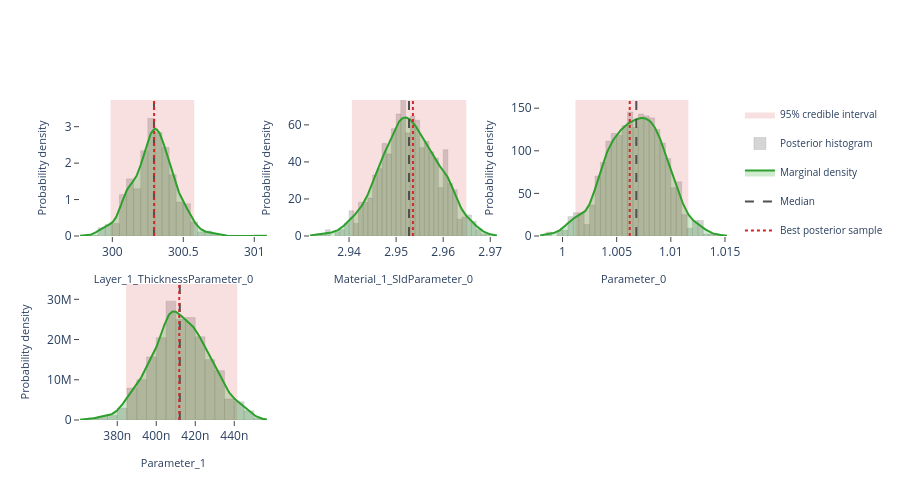

The code cell stored with this chart in its notebook:
### Markdown cell above
## Interactive posterior plots

The next three cells render the same Plotly figures that are shown on the
Bayesian Posterior tab of the EasyReflectometryApp:

* **Marginals** — per-parameter distribution: histogram + smooth KDE marginal,
  shaded 95% credible interval, and median / best-sample lines
  (`plot_distribution` or `posterior.distribution()`)
* **Corner plot** — pairwise marginals + 2-D contours + scatter (`plot_corner`)
* **Traces** — per-chain trace + marginal histogram (`plot_trace`)

The standalone helpers are called with ``return_figure=True`` so they return a
Plotly ``Figure`` that we render in the notebook with ``fig.show()``; the
``PosteriorResults`` methods return the figure directly.

### Code cell
# ---- Marginal posterior distributions ---------------------------------------
# One panel per free parameter, each overlaying the posterior histogram, a
# smooth Gaussian-KDE marginal, the shaded 95% credible interval, and the
# median / best-sample reference lines.  Mirrors the "Marginals" sub-tab in
# the EasyReflectometryApp.

# The PosteriorResults method passes ``logp`` through automatically so the
# best posterior sample (MAP) line is drawn:
fig = posterior.distribution()
fig.show()

# Standalone equivalent (pass ``logp`` to get the best-sample line):
# fig = plot_distribution(
#     posterior.draws,
#     posterior.param_names,
#     logp=posterior.logp,
#     return_figure=True,
# )
# fig.show()

### Figure 1 — Plotly figure (JSON) as saved in the notebook; plotly's stock layout.template omitted (floating-point values rounded to 4 significant figures; data arrays with more than 128 entries replaced by an {"elided": "..."} marker saying what was removed)
{"data": [{"fill": "toself", "fillcolor": "rgba(214, 39, 40, 0.14)", "hoverinfo": "skip", "legendgroup": "95% credible interval", "line": {"color": "rgba(214, 39, 40, 0.14)", "width": 0}, "mode": "lines", "name": "95% credible interval", "showlegend": true, "type": "scatter", "x": [300.0, 300.6, 300.6, 300.0, 300.0], "xaxis": "x", "y": [0.0, 0.0, 3.732, 3.732, 0.0], "yaxis": "y"}, {"histnorm": "probability density", "hovertemplate": "sample=%{x:.4f}<br>density: %{y:.2f}<extra></extra>", "legendgroup": "histogram", "marker": {"color": "rgba(120, 120, 120, 0.38)", "line": {"color": "rgba(120, 120, 120, 0.24)", "width": 1}}, "name": "Posterior histogram", "nbinsx": 40, "opacity": 0.82, "showlegend": true, "type": "histogram", "x": {"elided": "880 float values"}, "xaxis": "x", "yaxis": "y"}, {"fill": "tozeroy", "fillcolor": "rgba(44, 160, 44, 0.22)", "hovertemplate": "Layer_1_ThicknessParameter_0: %{x:.4f}<br>density: %{y:.4f}<extra></extra>", "legendgroup": "marginal", "line": {"color": "rgb(44, 160, 44)", "width": 2}, "mode": "lines", "name": "Marginal density", "showlegend": true, "type": "scatter", "x": {"elided": "256 float values"}, "xaxis": "x", "y": {"elided": "256 float values"}, "yaxis": "y"}, {"hovertemplate": "Median: %{x:.4f}<extra></extra>", "legendgroup": "Median", "line": {"color": "rgb(80, 80, 80)", "dash": "dash", "width": 2}, "mode": "lines", "name": "Median", "showlegend": true, "type": "scatter", "x": [300.3, 300.3], "xaxis": "x", "y": [0.0, 3.732], "yaxis": "y"}, {"hovertemplate": "Best posterior sample: %{x:.4f}<extra></extra>", "legendgroup": "Best posterior sample", "line": {"color": "rgb(214, 39, 40)", "dash": "dot", "width": 2}, "mode": "lines", "name": "Best posterior sample", "showlegend": true, "type": "scatter", "x": [300.3, 300.3], "xaxis": "x", "y": [0.0, 3.732], "yaxis": "y"}, {"fill": "toself", "fillcolor": "rgba(214, 39, 40, 0.14)", "hoverinfo": "skip", "legendgroup": "95% credible interval", "line": {"color": "rgba(214, 39, 40, 0.14)", "width": 0}, "mode": "lines", "name": "95% credible interval", "showlegend": false, "type": "scatter", "x": [2.941, 2.965, 2.965, 2.941, 2.941], "xaxis": "x2", "y": [0.0, 0.0, 73.44, 73.44, 0.0], "yaxis": "y2"}, {"histnorm": "probability density", "hovertemplate": "sample=%{x:.4f}<br>density: %{y:.2f}<extra></extra>", "legendgroup": "histogram", "marker": {"color": "rgba(120, 120, 120, 0.38)", "line": {"color": "rgba(120, 120, 120, 0.24)", "width": 1}}, "name": "Posterior histogram", "nbinsx": 40, "opacity": 0.82, "showlegend": false, "type": "histogram", "x": {"elided": "880 float values"}, "xaxis": "x2", "yaxis": "y2"}, {"fill": "tozeroy", "fillcolor": "rgba(44, 160, 44, 0.22)", "hovertemplate": "Material_1_SldParameter_0: %{x:.4f}<br>density: %{y:.4f}<extra></extra>", "legendgroup": "marginal", "line": {"color": "rgb(44, 160, 44)", "width": 2}, "mode": "lines", "name": "Marginal density", "showlegend": false, "type": "scatter", "x": {"elided": "256 float values"}, "xaxis": "x2", "y": {"elided": "256 float values"}, "yaxis": "y2"}, {"hovertemplate": "Median: %{x:.4f}<extra></extra>", "legendgroup": "Median", "line": {"color": "rgb(80, 80, 80)", "dash": "dash", "width": 2}, "mode": "lines", "name": "Median", "showlegend": false, "type": "scatter", "x": [2.953, 2.953], "xaxis": "x2", "y": [0.0, 73.44], "yaxis": "y2"}, {"hovertemplate": "Best posterior sample: %{x:.4f}<extra></extra>", "legendgroup": "Best posterior sample", "line": {"color": "rgb(214, 39, 40)", "dash": "dot", "width": 2}, "mode": "lines", "name": "Best posterior sample", "showlegend": false, "type": "scatter", "x": [2.954, 2.954], "xaxis": "x2", "y": [0.0, 73.44], "yaxis": "y2"}, {"fill": "toself", "fillcolor": "rgba(214, 39, 40, 0.14)", "hoverinfo": "skip", "legendgroup": "95% credible interval", "line": {"color": "rgba(214, 39, 40, 0.14)", "width": 0}, "mode": "lines", "name": "95% credible interval", "showlegend": false, "type": "scatter", "x": [1.001, 1.012, 1.012, 1.001, 1.001], "xaxis": "x3", "y": [0.0, 0.0, 159.6, 159.6, 0.0], "yaxis": "y3"}, {"histnorm": "probability density", "hovertemplate": "sample=%{x:.4f}<br>density: %{y:.2f}<extra></extra>", "legendgroup": "histogram", "marker": {"color": "rgba(120, 120, 120, 0.38)", "line": {"color": "rgba(120, 120, 120, 0.24)", "width": 1}}, "name": "Posterior histogram", "nbinsx": 40, "opacity": 0.82, "showlegend": false, "type": "histogram", "x": {"elided": "880 float values"}, "xaxis": "x3", "yaxis": "y3"}, {"fill": "tozeroy", "fillcolor": "rgba(44, 160, 44, 0.22)", "hovertemplate": "Parameter_0: %{x:.4f}<br>density: %{y:.4f}<extra></extra>", "legendgroup": "marginal", "line": {"color": "rgb(44, 160, 44)", "width": 2}, "mode": "lines", "name": "Marginal density", "showlegend": false, "type": "scatter", "x": {"elided": "256 float values"}, "xaxis": "x3", "y": {"elided": "256 float values"}, "yaxis": "y3"}, {"hovertemplate": "Median: %{x:.4f}<extra></extra>", "legendgroup": "Median", "line": {"color": "rgb(80, 80, 80)", "dash": "dash", "width": 2}, "mode": "lines", "name": "Median", "showlegend": false, "type": "scatter", "x": [1.007, 1.007], "xaxis": "x3", "y": [0.0, 159.6], "yaxis": "y3"}, {"hovertemplate": "Best posterior sample: %{x:.4f}<extra></extra>", "legendgroup": "Best posterior sample", "line": {"color": "rgb(214, 39, 40)", "dash": "dot", "width": 2}, "mode": "lines", "name": "Best posterior sample", "showlegend": false, "type": "scatter", "x": [1.006, 1.006], "xaxis": "x3", "y": [0.0, 159.6], "yaxis": "y3"}, {"fill": "toself", "fillcolor": "rgba(214, 39, 40, 0.14)", "hoverinfo": "skip", "legendgroup": "95% credible interval", "line": {"color": "rgba(214, 39, 40, 0.14)", "width": 0}, "mode": "lines", "name": "95% credible interval", "showlegend": false, "type": "scatter", "x": [3.845e-07, 4.415e-07, 4.415e-07, 3.845e-07, 3.845e-07], "xaxis": "x4", "y": [0.0, 0.0, 33800000.0, 33800000.0, 0.0], "yaxis": "y4"}, {"histnorm": "probability density", "hovertemplate": "sample=%{x:.4f}<br>density: %{y:.2f}<extra></extra>", "legendgroup": "histogram", "marker": {"color": "rgba(120, 120, 120, 0.38)", "line": {"color": "rgba(120, 120, 120, 0.24)", "width": 1}}, "name": "Posterior histogram", "nbinsx": 40, "opacity": 0.82, "showlegend": false, "type": "histogram", "x": {"elided": "880 float values"}, "xaxis": "x4", "yaxis": "y4"}, {"fill": "tozeroy", "fillcolor": "rgba(44, 160, 44, 0.22)", "hovertemplate": "Parameter_1: %{x:.4f}<br>density: %{y:.4f}<extra></extra>", "legendgroup": "marginal", "line": {"color": "rgb(44, 160, 44)", "width": 2}, "mode": "lines", "name": "Marginal density", "showlegend": false, "type": "scatter", "x": {"elided": "256 float values"}, "xaxis": "x4", "y": {"elided": "256 float values"}, "yaxis": "y4"}, {"hovertemplate": "Median: %{x:.4f}<extra></extra>", "legendgroup": "Median", "line": {"color": "rgb(80, 80, 80)", "dash": "dash", "width": 2}, "mode": "lines", "name": "Median", "showlegend": false, "type": "scatter", "x": [4.121e-07, 4.121e-07], "xaxis": "x4", "y": [0.0, 33800000.0], "yaxis": "y4"}, {"hovertemplate": "Best posterior sample: %{x:.4f}<extra></extra>", "legendgroup": "Best posterior sample", "line": {"color": "rgb(214, 39, 40)", "dash": "dot", "width": 2}, "mode": "lines", "name": "Best posterior sample", "showlegend": false, "type": "scatter", "x": [4.118e-07, 4.118e-07], "xaxis": "x4", "y": [0.0, 33800000.0], "yaxis": "y4"}], "layout": {"barmode": "overlay", "height": 500, "legend": {"font": {"size": 10}}, "plot_bgcolor": "white", "showlegend": true, "xaxis": {"anchor": "y", "domain": [0.0, 0.2889], "range": [299.8, 301.1], "showgrid": false, "ticks": "outside", "title": {"font": {"size": 11}, "text": "Layer_1_ThicknessParameter_0"}, "zeroline": false}, "xaxis2": {"anchor": "y2", "domain": [0.3556, 0.6444], "range": [2.932, 2.971], "showgrid": false, "ticks": "outside", "title": {"font": {"size": 11}, "text": "Material_1_SldParameter_0"}, "zeroline": false}, "xaxis3": {"anchor": "y3", "domain": [0.7111, 1.0], "range": [0.9979, 1.015], "showgrid": false, "ticks": "outside", "title": {"font": {"size": 11}, "text": "Parameter_0"}, "zeroline": false}, "xaxis4": {"anchor": "y4", "domain": [0.0, 0.2889], "range": [3.609e-07, 4.567e-07], "showgrid": false, "ticks": "outside", "title": {"font": {"size": 11}, "text": "Parameter_1"}, "zeroline": false}, "xaxis5": {"anchor": "y5", "domain": [0.3556, 0.6444], "showgrid": false, "ticks": "outside", "zeroline": false}, "xaxis6": {"anchor": "y6", "domain": [0.7111, 1.0], "showgrid": false, "ticks": "outside", "zeroline": false}, "yaxis": {"anchor": "x", "domain": [0.575, 1.0], "range": [0.0, 3.732], "showgrid": false, "ticks": "outside", "title": {"font": {"size": 11}, "text": "Probability density"}, "zeroline": false}, "yaxis2": {"anchor": "x2", "domain": [0.575, 1.0], "range": [0.0, 73.44], "showgrid": false, "ticks": "outside", "title": {"font": {"size": 11}, "text": "Probability density"}, "zeroline": false}, "yaxis3": {"anchor": "x3", "domain": [0.575, 1.0], "range": [0.0, 159.6], "showgrid": false, "ticks": "outside", "title": {"font": {"size": 11}, "text": "Probability density"}, "zeroline": false}, "yaxis4": {"anchor": "x4", "domain": [0.0, 0.425], "range": [0.0, 33800000.0], "showgrid": false, "ticks": "outside", "title": {"font": {"size": 11}, "text": "Probability density"}, "zeroline": false}, "yaxis5": {"anchor": "x5", "domain": [0.0, 0.425], "showgrid": false, "ticks": "outside", "zeroline": false}, "yaxis6": {"anchor": "x6", "domain": [0.0, 0.425], "showgrid": false, "ticks": "outside", "zeroline": false}}}
